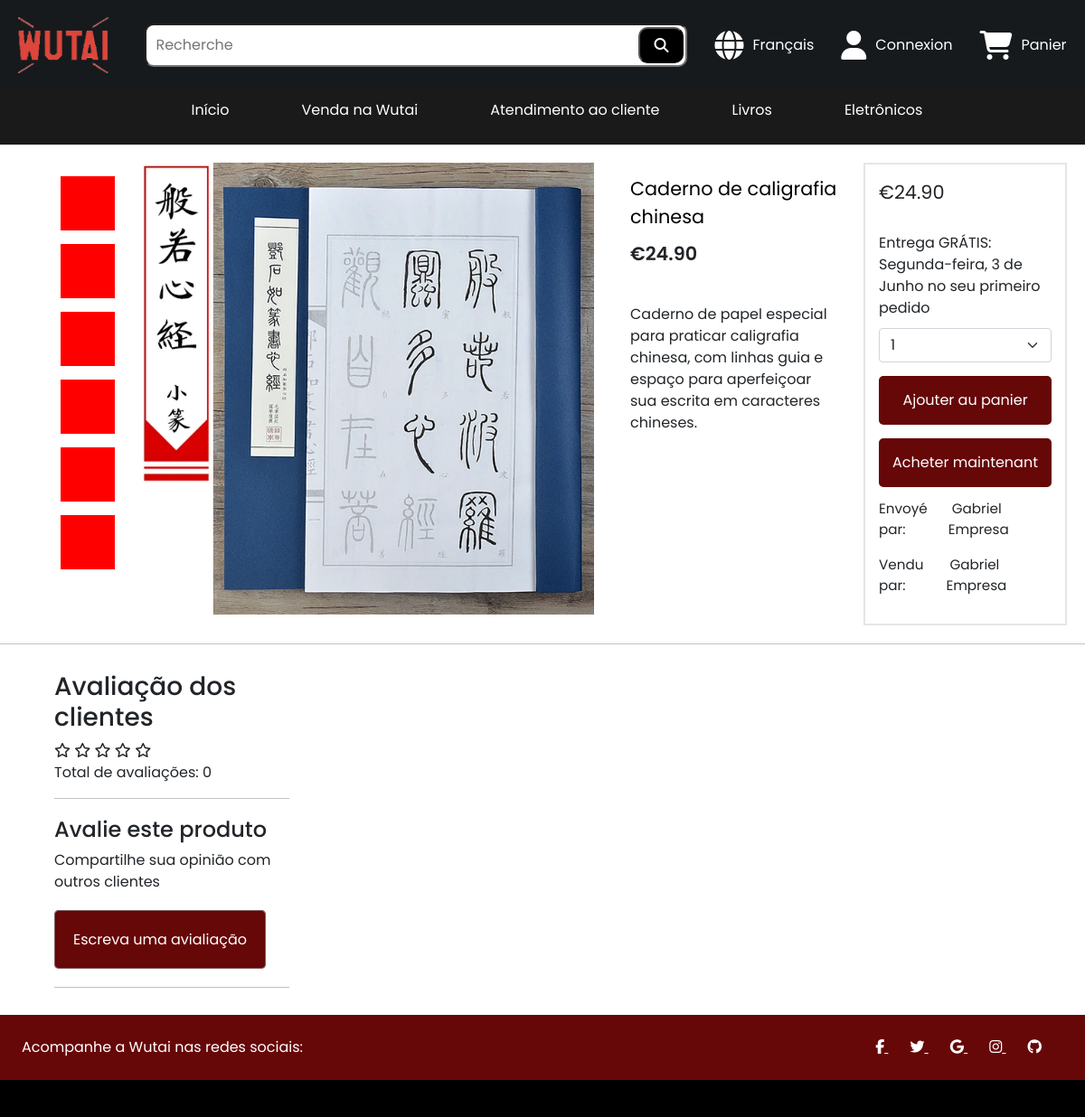
Before: /website/products/products_page.php?productId=28 (upper part) with the older database file.
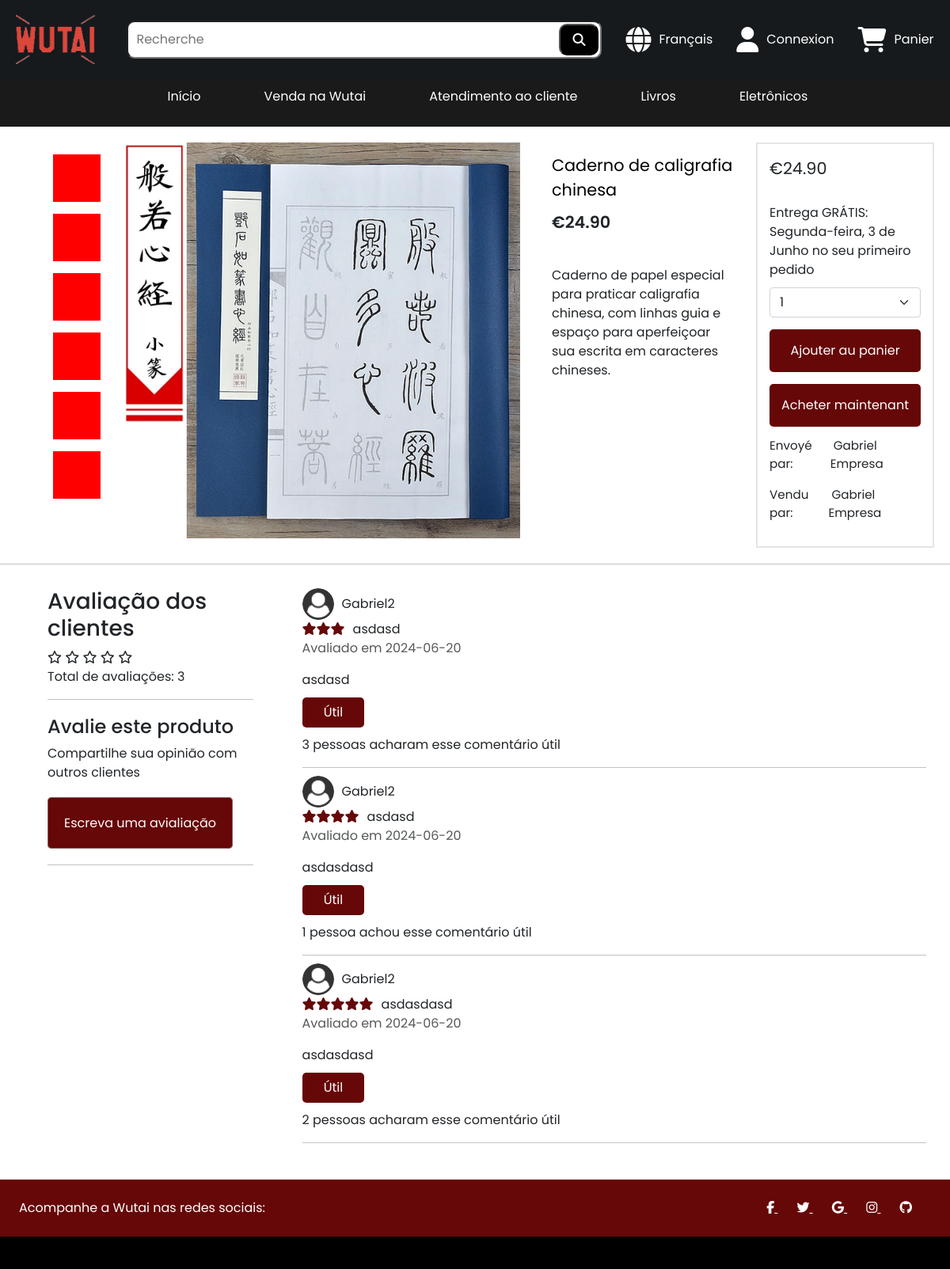
After: the same page with the newer database file.
### tables this page shows
CREATE TABLE IF NOT EXISTS `product` (
  `idProduct` bigint NOT NULL AUTO_INCREMENT,
  `productName` varchar(100) NOT NULL,
  `category` varchar(60) NOT NULL,
  `quantity` int NOT NULL,
  `productDescription` varchar(1000) NOT NULL,
  `productImage` varchar(255) NOT NULL,
  `price` decimal(10,2) NOT NULL,
  `deliver` varchar(60) NOT NULL,
  `idSeller` bigint NOT NULL,
  PRIMARY KEY (`idProduct`),
  KEY `fkIdSeller` (`idSeller`)
);

CREATE TABLE IF NOT EXISTS `seller` (
  `idSeller` bigint NOT NULL AUTO_INCREMENT,
  `enterpriseName` varchar(60) NOT NULL,
  `creationDate` datetime NOT NULL DEFAULT CURRENT_TIMESTAMP,
  `idUser` bigint DEFAULT NULL,
  PRIMARY KEY (`idSeller`),
  UNIQUE KEY `enterpriseName` (`enterpriseName`),
  KEY `fkUserSeller` (`idUser`)
);

CREATE TABLE IF NOT EXISTS `product_rating` (
  `idRating` int NOT NULL AUTO_INCREMENT,
  `userRating` tinyint NOT NULL,
  `title` varchar(255) NOT NULL,
  `ratingImage` varchar(255) DEFAULT NULL,
  `userName` varchar(100) NOT NULL,
  `userMessage` varchar(500) NOT NULL,
  `ratingDate` date NOT NULL,
  `ratingLikes` int DEFAULT NULL,
  `idUser` int NOT NULL,
  `idProduct` int NOT NULL,
  PRIMARY KEY (`idRating`),
  KEY `fkIdUser` (`idUser`),
  KEY `fkIdProduct` (`idProduct`)
);

### website/products/products_page.php (the view, shortened to what the changed rows need)
<!DOCTYPE html>
<html lang="pt-BR">
<head>
    <link rel="stylesheet" href="../../styles/header.css">
    <link rel="stylesheet" href="../../styles/productPage.css">
    <link rel="stylesheet" href="../../styles/footer.css">
    <link href="https://cdn.jsdelivr.net/npm/bootstrap@5.0.2/dist/css/bootstrap.min.css" rel="stylesheet">
</head>
<body>
    <?php include('../header/header.php');
    $product = mysqli_query($conn, "SELECT * FROM `product` WHERE `idProduct` = '$_GET[productId]'");
    $idSellerResult = mysqli_query($conn, "SELECT * FROM `product` WHERE `idProduct` = '$_GET[productId]'");
    $idSeller = mysqli_fetch_array($idSellerResult);
    if ($idSeller) {
        $sellerNameResult = mysqli_query($conn, "SELECT * FROM `seller` WHERE `idSeller` = '$idSeller[idSeller]'");
        $seller = mysqli_fetch_array($sellerNameResult);
    }
    while ($usuario = mysqli_fetch_assoc($product)) {
    ?>
        <div class="product__container">
            <div class="product__image__container">
                <ul>
                    <li></li>
                    <li></li>
                    <li></li>
                    <li></li>
                    <li></li>
                    <li></li>
                </ul>
                <div class="product__image"><img src="/php_programs/Wutai/Wutai/website/seller/productCRUD/<?php echo $usuario['productImage'] ?>" alt=""></div>
            </div>
            <div class="product__title">
                <span id="titleProduct"><?php echo $usuario['productName']; ?></span>
                <div class="priceProduct">
                    <p class="currency">R$</p>
                    <p class="price__product"><?php echo $usuario['price']; ?></p>
                </div>
                <span class="product__details"><?php echo $usuario['productDescription']; ?></span>
            </div>
            <div class="product__price">
                <div class="priceProduct price__span" style="display: flex;">
                    <p class="currency">R$</p>
                    <p class="price__product"><?php echo $usuario['price']; ?></p>
                </div>
                <span>Entrega GRÁTIS: Segunda-feira, 3 de Junho no seu primeiro pedido</span>
                <form method="POST" action="/php_programs/Wutai/Wutai/website/user/cart/addProductCart.act.php">
                    <select class="form-select" aria-label="Default select example" style="margin-top: 10px;" name="quantity">
                        <?php
                        $quantity = $usuario['quantity'];
                        for ($i = 1; $i <= $quantity; $i++) {
                            echo "<option value='$i'>$i</option>";
                        }
                        ?>
                    </select>
                    <input type="submit" value="Adicionar ao carrinho" style="width: 100%;" class="product__price__add__product">
                </form>
                <form action="buyNow.act.php" method="POST">
                    <input type="submit" value="Comprar agora" style="width: 100%;" class="product__price__buy__now">
                </form>
                <div class="product__price__details__seller">
                    <div class="product__price__div__send" style="display: flex;">
                        <p class="span__seller product__price__send"></p>
                        <p>&nbsp;<?php echo $usuario['deliver']; ?></p>
                    </div>
                    <div class="product__price__div__seller" style="display: flex;">
                        <p class="span__seller product__price__seller">Vendido por:</p>
                        <p>&nbsp;<?php echo $seller['enterpriseName']; ?></p>
                    </div>
                </div>
            </div>
        </div>
    <?php
    }
    ?>
    <div class="container__rating">
        <aside class="rating__product">
            <div class="rating__users">
                <?php
                $productRatingQuery = mysqli_query($conn, "SELECT AVG(`userRating`) AS averageRating FROM `product_rating` WHERE `idProduct` = '$_GET[productId]'");
                if (mysqli_num_rows($productRatingQuery) != 0) {
                    $userRatingQuery = mysqli_query($conn, "SELECT * FROM `product_rating` WHERE `idProduct` = '$_GET[productId]'");
                    $numRatings = mysqli_num_rows($userRatingQuery);
                    echo "<p>Total de avaliações: " . $numRatings . "</p>";
                } else {
                    echo "<p>Avaliação média: 0</p>";
                    echo "<p>Total de avaliações: 0</p>";
                }
                ?>
            </div>
        </aside>
        <div class="comments__wrapper">
            <div class="comments">
                <ul>
                    <?php
                    $commentsQuery = mysqli_query($conn, "SELECT * FROM `product_rating` WHERE `idProduct` = '$_GET[productId]'");
                    while ($comment = mysqli_fetch_assoc($commentsQuery)) {
                        echo "<li>";
                        echo "<div class='comments__user'>";
                        echo "<img src='/php_programs/Wutai/Wutai/assets/user-icon.png' alt='user-icon'>";
                        echo "<p> $comment[userName] </p>";
                        echo "</div>";
                        echo "<div class='comments__user__rating'>";
                        for ($i = 0; $i < $comment['userRating']; $i++) {
                            echo "<i class='fa fa-star star__user__rate'></i>";
                        }
                        echo "<span>$comment[title]</span>";
                        echo "<p class='date__message__p'>Avaliado em $comment[ratingDate]</p>";
                        echo "<p class='user__message__p'>" . $comment['userMessage'] . "</p>";
                        echo "</div>";
                        echo "<div class='comments__user__likes'>";
                        echo "<a href='ratePage.act.php?ref=likeButton&like=$comment[ratingLikes]&rate=$comment[idRating]&productId=$_GET[productId]' class='comments__user__likes__a__tag'>Útil</a>";
                        if ($comment['ratingLikes'] != 0 && $comment['ratingLikes'] != 1) {
                            echo "<p>$comment[ratingLikes] pessoas acharam esse comentário útil</p>";
                        }
                        if($comment['ratingLikes'] == 1) {
                            echo "<p>$comment[ratingLikes] pessoa achou esse comentário útil</p>";
                        }
                        echo "</div>";
                        echo "</li>";
                    }
                    ?>
                </ul>
            </div>
        </div>
    </div>
    <?php include('../footer/footer.php') ?>

Changed rows visible on the page:
added product_rating: userName "Gabriel2", userRating 3 (drawn), title "asdasd", ratingDate "2024-06-20", userMessage "asdasd", ratingLikes "3"
added product_rating: userName "Gabriel2", userRating 4 (drawn), title "asdasd", ratingDate "2024-06-20", userMessage "asdasdasd", ratingLikes "1"
added product_rating: userName "Gabriel2", userRating 5 (drawn), title "asdasdasd", ratingDate "2024-06-20", userMessage "asdasdasd", ratingLikes "2"
Other visible differences:
$numRatings: "0" → "3"
